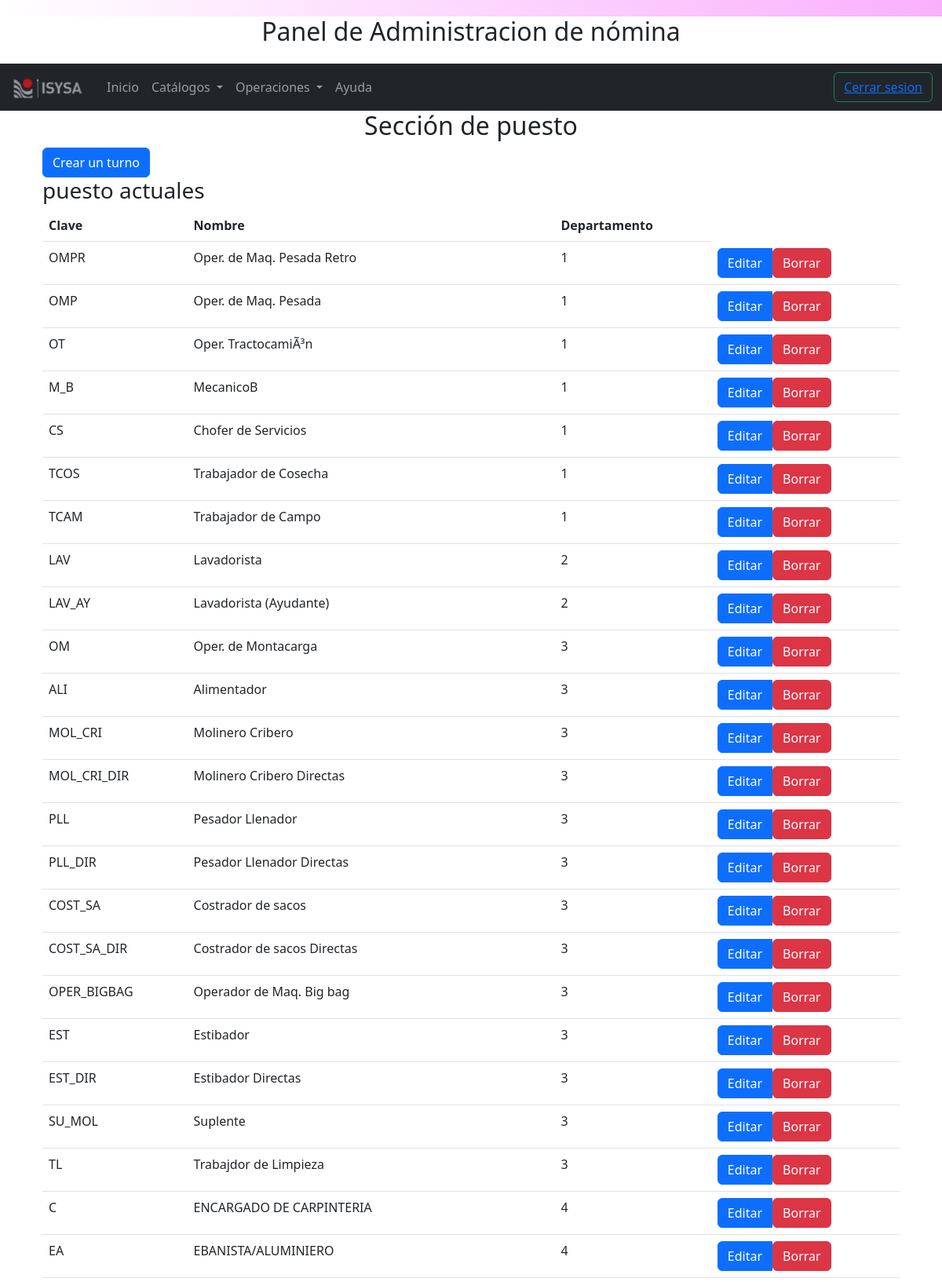
The page /admin-puesto (signed in, upper part) on the database its author committed.
### tables this page shows
CREATE TABLE IF NOT EXISTS `puesto` (
  `id` int(2) NOT NULL AUTO_INCREMENT,
  `puesto_clave` char(15) NOT NULL,
  `puesto_nombre` varchar(60) NOT NULL,
  `departamento_id` int(1) NOT NULL,
  PRIMARY KEY (`id`),
  KEY `departamento_id_idx` (`departamento_id`)
);

### views/admin/puesto/index.php (the view, shortened to what the rows shown need)
<?php
include_once __DIR__ . '/../../templates/header.php';
?>
<main class="container">
<div class="container-fluid ">
  <h2 class="text-center">Sección de puesto</h2>
  <table class="table table-hover" id="puesto">
  <thead>
    <tr>
      <th scope="col">Clave</th>
      <th scope="col">Nombre</th>
      <th scope="col">Departamento</th>
    </tr>
  </thead>
  <tbody>
  <?php foreach($puesto as $puesto) {
    ?>
    <tr>
      <td><?php echo $puesto->puesto_clave; ?></th>
      <td><?php echo $puesto->puesto_nombre; ?></td>
      <td><?php echo $puesto->departamento_id; ?></th>
      <td>
      <div class="btn-group">
          <a href="/admin-puesto/actualizar?id=<?php echo $puesto->id; ?>" class="btn btn-primary">
          Editar
          </a>
          <form action="/admin-puesto/eliminar" method="POST">
                    <button type="submit" class="btn btn-danger">Borrar</button>
                </form>
  </div>
       </td>
    </tr>
    <?php  } ?>
  </tbody>
  </table>
 </div>
 <br><br>
</main>
<?php
  include_once __DIR__ . '/../../templates/footer.php';
?>

### rows shown on the page
puesto: puesto_clave "OMPR", puesto_nombre "Oper. de Maq. Pesada Retro", departamento "1"
puesto: puesto_clave "OMP", puesto_nombre "Oper. de Maq. Pesada", departamento "1"
puesto: puesto_clave "OT", puesto_nombre "Oper. TractocamiÃ³n", departamento "1"
puesto: puesto_clave "M_B", puesto_nombre "MecanicoB", departamento "1"
puesto: puesto_clave "CS", puesto_nombre "Chofer de Servicios", departamento "1"
puesto: puesto_clave "TCOS", puesto_nombre "Trabajador de Cosecha", departamento "1"
puesto: puesto_clave "TCAM", puesto_nombre "Trabajador de Campo", departamento "1"
puesto: puesto_clave "LAV", puesto_nombre "Lavadorista", departamento "2"
puesto: puesto_clave "LAV_AY", puesto_nombre "Lavadorista (Ayudante)", departamento "2"
puesto: puesto_clave "OM", puesto_nombre "Oper. de Montacarga", departamento "3"
puesto: puesto_clave "ALI", puesto_nombre "Alimentador", departamento "3"
puesto: puesto_clave "MOL_CRI", puesto_nombre "Molinero Cribero", departamento "3"
puesto: puesto_clave "MOL_CRI_DIR", puesto_nombre "Molinero Cribero Directas", departamento "3"
puesto: puesto_clave "PLL", puesto_nombre "Pesador Llenador", departamento "3"
puesto: puesto_clave "PLL_DIR", puesto_nombre "Pesador Llenador Directas", departamento "3"
puesto: puesto_clave "COST_SA", puesto_nombre "Costrador de sacos", departamento "3"
puesto: puesto_clave "COST_SA_DIR", puesto_nombre "Costrador de sacos Directas", departamento "3"
puesto: puesto_clave "OPER_BIGBAG", puesto_nombre "Operador de Maq. Big bag", departamento "3"
puesto: puesto_clave "EST", puesto_nombre "Estibador", departamento "3"
puesto: puesto_clave "EST_DIR", puesto_nombre "Estibador Directas", departamento "3"
puesto: puesto_clave "SU_MOL", puesto_nombre "Suplente", departamento "3"
puesto: puesto_clave "TL", puesto_nombre "Trabajdor de Limpieza", departamento "3"
puesto: puesto_clave "C", puesto_nombre "ENCARGADO DE CARPINTERIA", departamento "4"
puesto: puesto_clave "EA", puesto_nombre "EBANISTA/ALUMINIERO", departamento "4"
